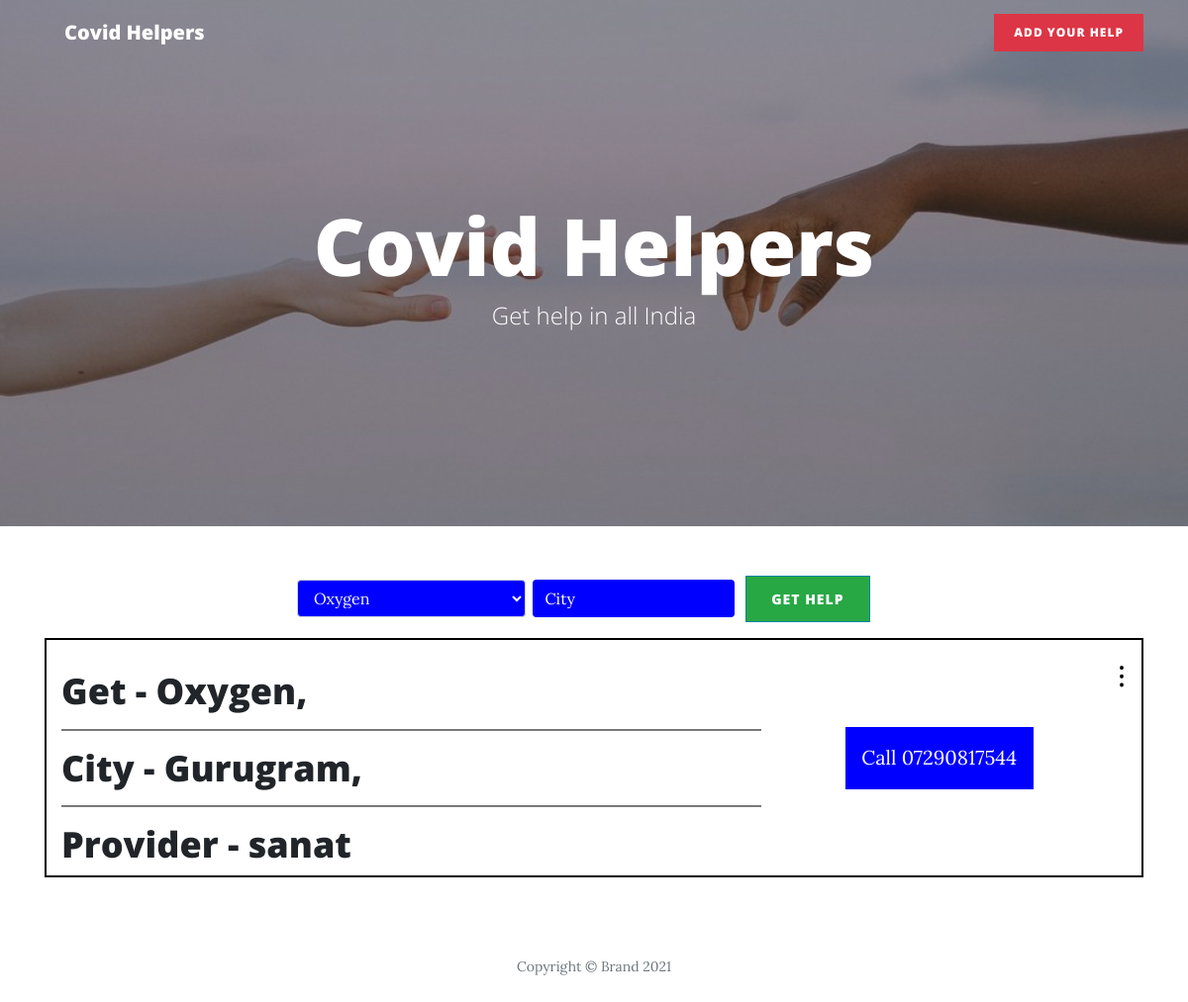
The app's page /, older data.
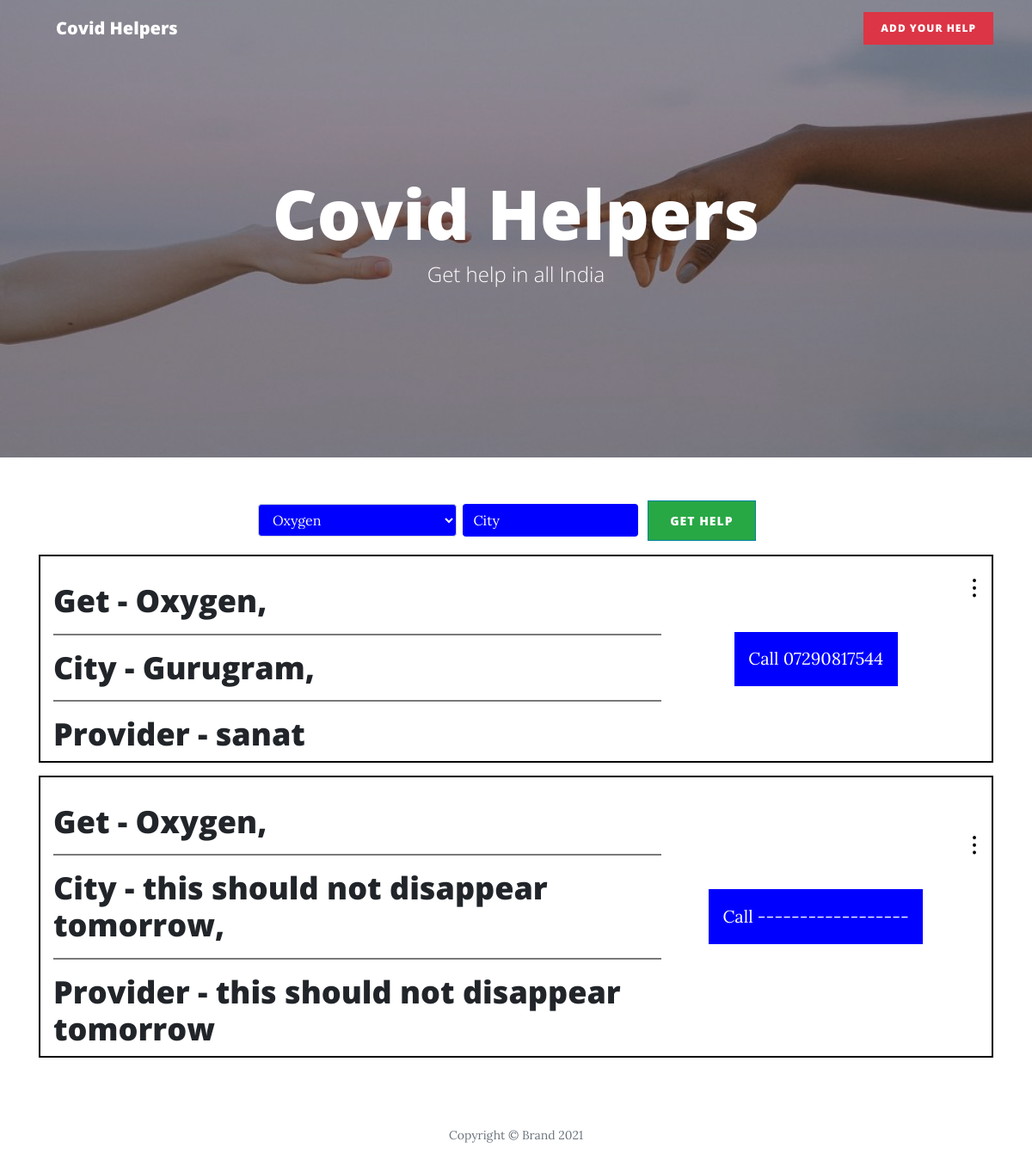
The same page, newer data.
### main/models.py (models this page shows, shortened)
class Helps(models.Model):
    name = models.CharField(max_length=1000,default="")
    helps = models.CharField(max_length=1000,default="")
    city = models.CharField(max_length=1000,default="")
    state = models.CharField(max_length=1000,default="")
    contact = models.CharField(max_length=1000,default="")

### main/views.py (the view, shortened to what this page needs)
# urls.py: 2. Add a URL to urlpatterns:  path('', views.home, name='home')
def home(request):
    allHelps = Helps.objects.all()
    allHelps = list(allHelps)
    random.shuffle(allHelps)
    context = {"All":allHelps}
    return render(request,"home.html",context)

### templates/home.html (shortened to what this page needs)
{% load static %}
<!DOCTYPE html>
<html lang="en">
  <head>
    <link
      rel="stylesheet"
      href="{% static '/assets/bootstrap/css/bootstrap.min.css' %}"
    />
    <link
      rel="stylesheet"
      href="{% static '/assets/fonts/font-awesome.min.css' %}"
    />
  </head>
  <body>
    <nav class="navbar navbar-light navbar-expand-lg fixed-top" id="mainNav">
      <div class="container">
        <a class="navbar-brand" href="/">Covid Helpers</a
        >
        <div class="collapse navbar-collapse" id="navbarResponsive">
          <ul class="navbar-nav ml-auto">
            <li class="nav-item">
              <a class="nav-link" href="/addhelp" style="background: var(--red)"
                >Add Your Help</a
              >
            </li>
          </ul>
        </div>
      </div>
    </nav>
    <header
      class="masthead"
      style="background-image: url('{% static '/assets/img/home-bg.jpg' %}')"
    >
      <div class="overlay"></div>
      <div class="container">
        <div class="row">
          <div class="col-md-10 col-lg-8 mx-auto">
            <div class="site-heading">
              <h1>Covid Helpers</h1>
              <span class="subheading">Get help in all India</span>
            </div>
          </div>
        </div>
      </div>
    </header>
    <form
      style="margin: auto; display: block; width: 50%"
      method="POST"
      action="/"
    >
      <div class="form-group">
        <select
          class="form-control"
          style="
            color: var(--light);
            width: 231.4px;
            display: inline;
            background: blue;
          "
          name="Requirement"
          value="Requirement"
        >
          <option value="Oxygen" selected>Oxygen</option>
          <option value="PPE kits">PPE kits</option></select
        ><input
          type="text"
          class="form-control"
          name="city"
          placeholder="City"
          id="cityinput"
          style="
            display: inline;
            background: blue;
            border-style: none;
            border-bottom-style: none;
            margin-left: 7px;
            width: 203.8px;
            color: var(--light);
          "
          required
        /><button
          class="btn btn-primary"
          type="submit"
          style="
            background: var(--green);
            width: 125.363px;
            margin-left: 11px;
            padding: 12px 25px;
          "
        >
          Get help
        </button>
      </div>
    </form>
{% for help in All %}
    <div class="container">
      <div
        class="row"
        style="
          margin: auto;
          margin-top: 15px;
          width: 100%;
          border: solid black 2px;
          align-items: center;
        "
      >
        <div class="col-md-15 col-lg-8">
          <div class="post-preview">
            <a href="#">
              <h2 class="post-title">
                Get - {{help.helps}},<br />
                <hr style="height: 1px;background-color: grey;"/>
                City - {{help.city}},<br />
                <hr style="height: 1px;background-color: grey;"/>
                Provider - {{help.name}}
              </h2>
            </a>
          </div>
        </div>
        <a
            style="display:block;margin:auto;color: rgb(255, 255, 255); text-decoration: none; background-color: blue; padding: 1.5%;"
            href="tel:+{{help.contact}}"
            >Call {{help.contact}}</a
          >
        <div class="dropdown">
          <button onclick="myFunction({{help.pk}})" class="dropbtn" id="dropbtn{{help.pk}}">⁝</button>
        </div>
      </div>
    </div>
    {% endfor %}
    <footer>
      <div class="container">
        <div class="row">
          <div class="col-md-10 col-lg-8 mx-auto">
            <p class="text-muted copyright">Copyright&nbsp;©&nbsp;Brand 2021</p>
          </div>
        </div>
      </div>
    </footer>
  </body>
</html>

Row changes from the older to the newer data that the page shows:
added Helps: helps "Oxygen", city "this should not disappear tomorrow", name "this should not disappear tomorrow", contact "------------------"
